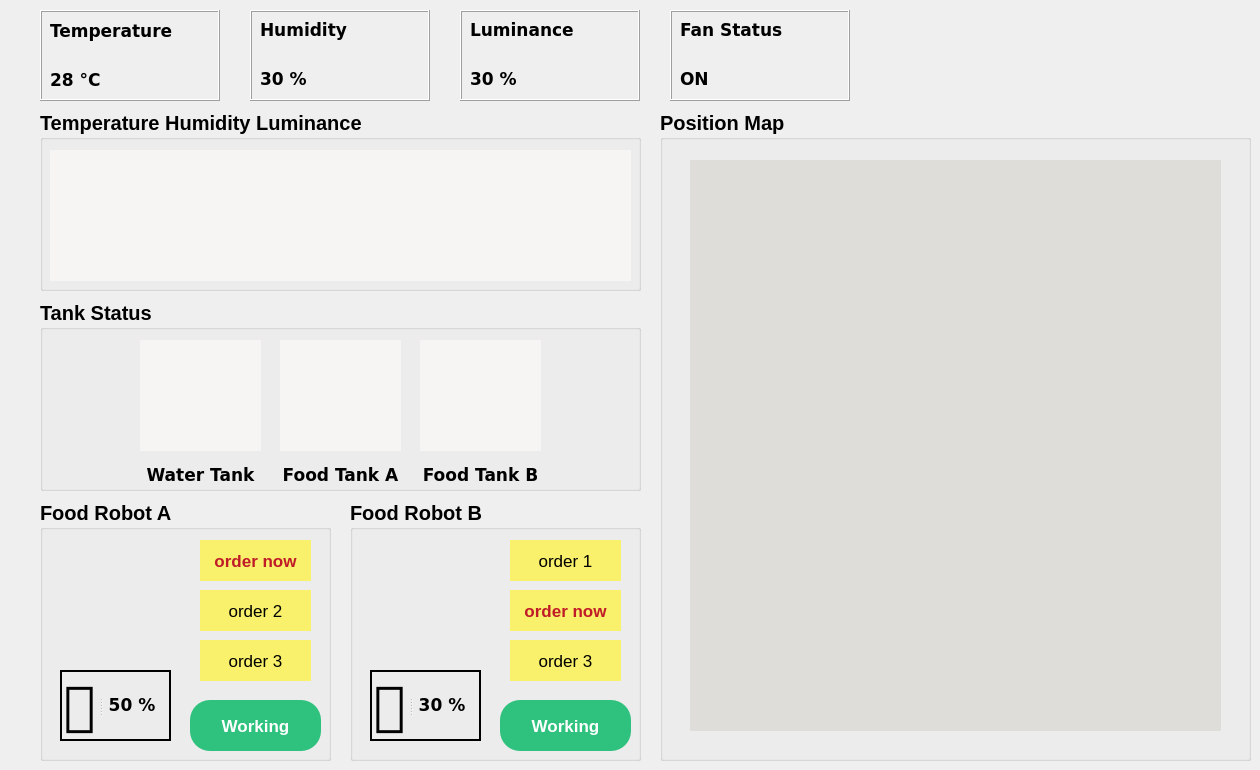
    <widget class="QWidget" name="monitor_facilities_page">
     <widget class="QFrame" name="frame_16">
      <property name="geometry">
       <rect>
        <x>40</x>
        <y>10</y>
        <width>180</width>
        <height>91</height>
       </rect>
      </property>
      <property name="frameShape">
       <enum>QFrame::Box</enum>
      </property>
      <property name="frameShadow">
       <enum>QFrame::Raised</enum>
      </property>
      <widget class="QWidget" name="verticalLayoutWidget_10">
       <property name="geometry">
        <rect>
         <x>10</x>
         <y>0</y>
         <width>160</width>
         <height>91</height>
        </rect>
       </property>
       <layout class="QVBoxLayout" name="verticalLayout_10">
        <item>
         <widget class="QLabel" name="temperature_label">
          <property name="font">
           <font>
            <family>DejaVu Sans</family>
            <pointsize>13</pointsize>
            <weight>75</weight>
            <bold>true</bold>
           </font>
          </property>
          <property name="text">
           <string>Temperature</string>
          </property>
         </widget>
        </item>
        <item>
         <widget class="QLabel" name="temperature_display_label">
          <property name="font">
           <font>
            <family>DejaVu Sans</family>
            <pointsize>13</pointsize>
            <weight>75</weight>
            <bold>true</bold>
           </font>
          </property>
          <property name="text">
           <string>28 °C</string>
          </property>
         </widget>
        </item>
       </layout>
      </widget>
     </widget>
     <widget class="QFrame" name="frame_17">
      <property name="geometry">
       <rect>
        <x>250</x>
        <y>10</y>
        <width>180</width>
        <height>91</height>
       </rect>
      </property>
      <property name="frameShape">
       <enum>QFrame::Box</enum>
      </property>
      <property name="frameShadow">
       <enum>QFrame::Raised</enum>
      </property>
      <widget class="QWidget" name="verticalLayoutWidget_11">
       <property name="geometry">
        <rect>
         <x>10</x>
         <y>-1</y>
         <width>161</width>
         <height>91</height>
        </rect>
       </property>
       <layout class="QVBoxLayout" name="verticalLayout_11">
        <item>
         <widget class="QLabel" name="humidity_label">
          <property name="font">
           <font>
            <family>DejaVu Sans</family>
            <pointsize>13</pointsize>
            <weight>75</weight>
            <bold>true</bold>
           </font>
          </property>
          <property name="text">
           <string>Humidity</string>
          </property>
         </widget>
        </item>
        <item>
         <widget class="QLabel" name="humidity_display_label">
          <property name="font">
           <font>
            <family>DejaVu Sans</family>
            <pointsize>13</pointsize>
            <weight>75</weight>
            <bold>true</bold>
           </font>
          </property>
          <property name="text">
           <string>30 %</string>
          </property>
         </widget>
        </item>
       </layout>
      </widget>
     </widget>
     <widget class="QFrame" name="frame_18">
      <property name="geometry">
       <rect>
        <x>460</x>
        <y>10</y>
        <width>180</width>
        <height>91</height>
       </rect>
      </property>
      <property name="frameShape">
       <enum>QFrame::Box</enum>
      </property>
      <property name="frameShadow">
       <enum>QFrame::Raised</enum>
      </property>
      <widget class="QWidget" name="verticalLayoutWidget_13">
       <property name="geometry">
        <rect>
         <x>10</x>
         <y>-1</y>
         <width>161</width>
         <height>91</height>
        </rect>
       </property>
       <layout class="QVBoxLayout" name="verticalLayout_13">
        <item>
         <widget class="QLabel" name="luminance_label">
          <property name="font">
           <font>
            <family>DejaVu Sans</family>
            <pointsize>13</pointsize>
            <weight>75</weight>
            <bold>true</bold>
           </font>
          </property>
          <property name="text">
           <string>Luminance</string>
          </property>
         </widget>
        </item>
        <item>
         <widget class="QLabel" name="luminance_display_label">
          <property name="font">
           <font>
            <family>DejaVu Sans</family>
            <pointsize>13</pointsize>
            <weight>75</weight>
            <bold>true</bold>
           </font>
          </property>
          <property name="styleSheet">
           <string notr="true"/>
          </property>
          <property name="text">
           <string>30 %</string>
          </property>
         </widget>
        </item>
       </layout>
      </widget>
     </widget>
     <widget class="QFrame" name="frame_19">
      <property name="geometry">
       <rect>
        <x>670</x>
        <y>10</y>
        <width>180</width>
        <height>91</height>
       </rect>
      </property>
      <property name="frameShape">
       <enum>QFrame::Box</enum>
      </property>
      <property name="frameShadow">
       <enum>QFrame::Raised</enum>
      </property>
      <widget class="QWidget" name="verticalLayoutWidget_12">
       <property name="geometry">
        <rect>
         <x>10</x>
         <y>-1</y>
         <width>161</width>
         <height>91</height>
        </rect>
       </property>
       <layout class="QVBoxLayout" name="verticalLayout_12">
        <item>
         <widget class="QLabel" name="fanstatus_label">
          <property name="font">
           <font>
            <family>DejaVu Sans</family>
            <pointsize>13</pointsize>
            <weight>75</weight>
            <bold>true</bold>
           </font>
          </property>
          <property name="text">
           <string>Fan Status</string>
          </property>
         </widget>
        </item>
        <item>
         <widget class="QLabel" name="fanstatus_display_label">
          <property name="font">
           <font>
            <family>DejaVu Sans</family>
            <pointsize>13</pointsize>
            <weight>75</weight>
            <bold>true</bold>
           </font>
          </property>
          <property name="styleSheet">
           <string notr="true"/>
          </property>
          <property name="text">
           <string>ON</string>
          </property>
         </widget>
        </item>
       </layout>
      </widget>
     </widget>
     <widget class="QGroupBox" name="groupBox_30">
      <property name="geometry">
       <rect>
        <x>40</x>
        <y>110</y>
        <width>601</width>
        <height>181</height>
       </rect>
      </property>
      <property name="font">
       <font>
        <pointsize>15</pointsize>
        <weight>75</weight>
        <bold>true</bold>
       </font>
      </property>
      <property name="title">
       <string>Temperature Humidity Luminance</string>
      </property>
      <widget class="QLabel" name="iot_display_label">
       <property name="geometry">
        <rect>
         <x>10</x>
         <y>40</y>
         <width>581</width>
         <height>131</height>
        </rect>
       </property>
       <property name="styleSheet">
        <string notr="true">background-color: rgb(246, 245, 244);</string>
       </property>
       <property name="text">
        <string/>
       </property>
       <property name="pixmap">
        <pixmap>../../../../../../Pictures/Screenshots/grap1.png</pixmap>
       </property>
      </widget>
     </widget>
     <widget class="QGroupBox" name="groupBox_31">
      <property name="geometry">
       <rect>
        <x>40</x>
        <y>300</y>
        <width>601</width>
        <height>191</height>
       </rect>
      </property>
      <property name="font">
       <font>
        <pointsize>15</pointsize>
        <weight>75</weight>
        <bold>true</bold>
       </font>
      </property>
      <property name="title">
       <string>Tank Status</string>
      </property>
      <widget class="QLabel" name="tankstatus_label_10">
       <property name="geometry">
        <rect>
         <x>380</x>
         <y>160</y>
         <width>121</width>
         <height>31</height>
        </rect>
       </property>
       <property name="font">
        <font>
         <family>DejaVu Sans</family>
         <pointsize>13</pointsize>
         <weight>75</weight>
         <bold>true</bold>
        </font>
       </property>
       <property name="text">
        <string>Food Tank B</string>
       </property>
       <property name="alignment">
        <set>Qt::AlignCenter</set>
       </property>
      </widget>
      <widget class="QLabel" name="food_tank_B_display_label">
       <property name="geometry">
        <rect>
         <x>380</x>
         <y>40</y>
         <width>121</width>
         <height>111</height>
        </rect>
       </property>
       <property name="styleSheet">
        <string notr="true">background-color: rgb(246, 245, 244);</string>
       </property>
       <property name="text">
        <string/>
       </property>
       <property name="pixmap">
        <pixmap>../../../../../../Pictures/Screenshots/grap1.png</pixmap>
       </property>
      </widget>
      <widget class="QLabel" name="food_tank_A_display_label">
       <property name="geometry">
        <rect>
         <x>240</x>
         <y>40</y>
         <width>121</width>
         <height>111</height>
        </rect>
       </property>
       <property name="styleSheet">
        <string notr="true">background-color: rgb(246, 245, 244);</string>
       </property>
       <property name="text">
        <string/>
       </property>
       <property name="pixmap">
        <pixmap>../../../../../../Pictures/Screenshots/grap1.png</pixmap>
       </property>
      </widget>
      <widget class="QLabel" name="tankstatus_label_9">
       <property name="geometry">
        <rect>
         <x>240</x>
         <y>160</y>
         <width>121</width>
         <height>31</height>
        </rect>
       </property>
       <property name="font">
        <font>
         <family>DejaVu Sans</family>
         <pointsize>13</pointsize>
         <weight>75</weight>
         <bold>true</bold>
        </font>
       </property>
       <property name="text">
        <string>Food Tank A</string>
       </property>
       <property name="alignment">
        <set>Qt::AlignCenter</set>
       </property>
      </widget>
      <widget class="QLabel" name="water_tank_display_label">
       <property name="geometry">
        <rect>
         <x>100</x>
         <y>40</y>
         <width>121</width>
         <height>111</height>
        </rect>
       </property>
       <property name="styleSheet">
        <string notr="true">background-color: rgb(246, 245, 244);</string>
       </property>
       <property name="text">
        <string/>
       </property>
       <property name="pixmap">
        <pixmap>../../../../../../Pictures/Screenshots/grap1.png</pixmap>
       </property>
      </widget>
      <widget class="QLabel" name="tankstatus_label_2">
       <property name="geometry">
        <rect>
         <x>100</x>
         <y>160</y>
         <width>121</width>
         <height>31</height>
        </rect>
       </property>
       <property name="font">
        <font>
         <family>DejaVu Sans</family>
         <pointsize>13</pointsize>
         <weight>75</weight>
         <bold>true</bold>
        </font>
       </property>
       <property name="text">
        <string>Water Tank</string>
       </property>
       <property name="alignment">
        <set>Qt::AlignCenter</set>
       </property>
      </widget>
     </widget>
     <widget class="QGroupBox" name="groupBox_32">
      <property name="geometry">
       <rect>
        <x>660</x>
        <y>110</y>
        <width>591</width>
        <height>651</height>
       </rect>
      </property>
      <property name="font">
       <font>
        <pointsize>15</pointsize>
        <weight>75</weight>
        <bold>true</bold>
       </font>
      </property>
      <property name="title">
       <string>Position Map</string>
      </property>
      <widget class="QLabel" name="position_map_label_2">
       <property name="geometry">
        <rect>
         <x>30</x>
         <y>50</y>
         <width>531</width>
         <height>571</height>
        </rect>
       </property>
       <property name="styleSheet">
        <string notr="true">background-color: rgb(222, 221, 218);</string>
       </property>
       <property name="text">
        <string/>
       </property>
       <property name="pixmap">
        <pixmap>../../../../../../Pictures/Screenshots/graph2.png</pixmap>
       </property>
      </widget>
     </widget>
     <widget class="QGroupBox" name="groupBox_33">
      <property name="geometry">
       <rect>
        <x>40</x>
        <y>500</y>
        <width>291</width>
        <height>261</height>
       </rect>
      </property>
      <property name="font">
       <font>
        <pointsize>15</pointsize>
        <weight>75</weight>
        <bold>true</bold>
       </font>
      </property>
      <property name="title">
       <string>Food Robot A</string>
      </property>
      <widget class="QLabel" name="A_order_1">
       <property name="geometry">
        <rect>
         <x>20</x>
         <y>40</y>
         <width>111</width>
         <height>111</height>
        </rect>
       </property>
       <property name="font">
        <font>
         <pointsize>80</pointsize>
         <weight>50</weight>
         <bold>false</bold>
        </font>
       </property>
       <property name="styleSheet">
        <string notr="true"/>
       </property>
       <property name="text">
        <string/>
       </property>
       <property name="pixmap">
        <pixmap>../../../../../../Pictures/Screenshots/grap1.png</pixmap>
       </property>
      </widget>
      <widget class="QFrame" name="frame_20">
       <property name="geometry">
        <rect>
         <x>20</x>
         <y>170</y>
         <width>111</width>
         <height>71</height>
        </rect>
       </property>
       <property name="styleSheet">
        <string notr="true"/>
       </property>
       <property name="frameShape">
        <enum>QFrame::Box</enum>
       </property>
       <property name="frameShadow">
        <enum>QFrame::Plain</enum>
       </property>
       <property name="lineWidth">
        <number>2</number>
       </property>
       <widget class="QSplitter" name="splitter_32">
        <property name="geometry">
         <rect>
          <x>0</x>
          <y>0</y>
          <width>101</width>
          <height>71</height>
         </rect>
        </property>
        <property name="orientation">
         <enum>Qt::Horizontal</enum>
        </property>
        <widget class="QLabel" name="tankstatus_label_3">
         <property name="font">
          <font>
           <family>DejaVu Sans</family>
           <pointsize>40</pointsize>
           <weight>75</weight>
           <bold>true</bold>
          </font>
         </property>
         <property name="text">
          <string>🔋</string>
         </property>
         <property name="alignment">
          <set>Qt::AlignCenter</set>
         </property>
        </widget>
        <widget class="QLabel" name="robot_A_battery_label">
         <property name="font">
          <font>
           <family>DejaVu Sans</family>
           <pointsize>13</pointsize>
           <weight>75</weight>
           <bold>true</bold>
          </font>
         </property>
         <property name="text">
          <string>50 %</string>
         </property>
         <property name="alignment">
          <set>Qt::AlignCenter</set>
         </property>
        </widget>
       </widget>
      </widget>
      <widget class="QLabel" name="robot_A_status">
       <property name="geometry">
        <rect>
         <x>150</x>
         <y>200</y>
         <width>131</width>
         <height>51</height>
        </rect>
       </property>
       <property name="font">
        <font>
         <pointsize>13</pointsize>
         <weight>75</weight>
         <bold>true</bold>
        </font>
       </property>
       <property name="styleSheet">
        <string notr="true">background-color: rgb(46, 194, 126);
color: rgb(255, 255, 255); 
border-radius: 20px;</string>
       </property>
       <property name="text">
        <string>Working</string>
       </property>
       <property name="alignment">
        <set>Qt::AlignCenter</set>
       </property>
      </widget>
      <widget class="QLabel" name="label_5">
       <property name="geometry">
        <rect>
         <x>160</x>
         <y>40</y>
         <width>111</width>
         <height>41</height>
        </rect>
       </property>
       <property name="font">
        <font>
         <pointsize>13</pointsize>
         <weight>75</weight>
         <bold>true</bold>
        </font>
       </property>
       <property name="styleSheet">
        <string notr="true">background-color: rgb(249, 240, 107);
color: rgb(192, 28, 40);</string>
       </property>
       <property name="text">
        <string>order now</string>
       </property>
       <property name="alignment">
        <set>Qt::AlignCenter</set>
       </property>
      </widget>
      <widget class="QLabel" name="A_order_2">
       <property name="geometry">
        <rect>
         <x>160</x>
         <y>90</y>
         <width>111</width>
         <height>41</height>
        </rect>
       </property>
       <property name="font">
        <font>
         <pointsize>13</pointsize>
         <weight>50</weight>
         <bold>false</bold>
        </font>
       </property>
       <property name="styleSheet">
        <string notr="true">background-color: rgb(249, 240, 107);</string>
       </property>
       <property name="text">
        <string>order 2</string>
       </property>
       <property name="alignment">
        <set>Qt::AlignCenter</set>
       </property>
      </widget>
      <widget class="QLabel" name="A_order_3">
       <property name="geometry">
        <rect>
         <x>160</x>
         <y>140</y>
         <width>111</width>
         <height>41</height>
        </rect>
       </property>
       <property name="font">
        <font>
         <pointsize>13</pointsize>
         <weight>50</weight>
         <bold>false</bold>
        </font>
       </property>
       <property name="styleSheet">
        <string notr="true">background-color: rgb(249, 240, 107);</string>
       </property>
       <property name="text">
        <string>order 3</string>
       </property>
       <property name="alignment">
        <set>Qt::AlignCenter</set>
       </property>
      </widget>
     </widget>
     <widget class="QGroupBox" name="groupBox_34">
      <property name="geometry">
       <rect>
        <x>350</x>
        <y>500</y>
        <width>291</width>
        <height>261</height>
       </rect>
      </property>
      <property name="font">
       <font>
        <pointsize>15</pointsize>
        <weight>75</weight>
        <bold>true</bold>
       </font>
      </property>
      <property name="title">
       <string>Food Robot B</string>
      </property>
      <widget class="QLabel" name="robotB">
       <property name="geometry">
        <rect>
         <x>20</x>
         <y>40</y>
         <width>111</width>
         <height>111</height>
        </rect>
       </property>
       <property name="font">
        <font>
         <pointsize>80</pointsize>
         <weight>50</weight>
         <bold>false</bold>
        </font>
       </property>
       <property name="styleSheet">
        <string notr="true"/>
       </property>
       <property name="text">
        <string/>
       </property>
       <property name="pixmap">
        <pixmap>../../../../../../Pictures/Screenshots/grap1.png</pixmap>
       </property>
      </widget>
      <widget class="QFrame" name="frame_21">
       <property name="geometry">
        <rect>
         <x>20</x>
         <y>170</y>
         <width>111</width>
         <height>71</height>
        </rect>
       </property>
       <property name="styleSheet">
        <string notr="true"/>
       </property>
       <property name="frameShape">
        <enum>QFrame::Box</enum>
       </property>
       <property name="frameShadow">
        <enum>QFrame::Plain</enum>
       </property>
       <property name="lineWidth">
        <number>2</number>
       </property>
       <widget class="QSplitter" name="splitter_33">
        <property name="geometry">
         <rect>
          <x>0</x>
          <y>0</y>
          <width>101</width>
          <height>71</height>
         </rect>
        </property>
        <property name="orientation">
         <enum>Qt::Horizontal</enum>
        </property>
        <widget class="QLabel" name="tankstatus_label_11">
         <property name="font">
          <font>
           <family>DejaVu Sans</family>
           <pointsize>40</pointsize>
           <weight>75</weight>
           <bold>true</bold>
          </font>
         </property>
         <property name="text">
          <string>🔋</string>
         </property>
         <property name="alignment">
          <set>Qt::AlignCenter</set>
         </property>
        </widget>
        <widget class="QLabel" name="robot_B_battery_label">
         <property name="font">
          <font>
           <family>DejaVu Sans</family>
           <pointsize>13</pointsize>
           <weight>75</weight>
           <bold>true</bold>
          </font>
         </property>
         <property name="text">
          <string>30 %</string>
         </property>
         <property name="alignment">
          <set>Qt::AlignCenter</set>
         </property>
        </widget>
       </widget>
      </widget>
      <widget class="QLabel" name="robot_B_status">
       <property name="geometry">
        <rect>
         <x>150</x>
         <y>200</y>
         <width>131</width>
         <height>51</height>
        </rect>
       </property>
       <property name="font">
        <font>
         <pointsize>13</pointsize>
         <weight>75</weight>
         <bold>true</bold>
        </font>
       </property>
       <property name="styleSheet">
        <string notr="true">background-color: rgb(46, 194, 126);
color: rgb(255, 255, 255); 
border-radius: 20px;</string>
       </property>
       <property name="text">
        <string>Working</string>
       </property>
       <property name="alignment">
        <set>Qt::AlignCenter</set>
       </property>
      </widget>
      <widget class="QLabel" name="B_order_1">
       <property name="geometry">
        <rect>
         <x>160</x>
         <y>40</y>
         <width>111</width>
         <height>41</height>
        </rect>
       </property>
       <property name="font">
        <font>
         <pointsize>13</pointsize>
         <weight>50</weight>
         <bold>false</bold>
        </font>
       </property>
       <property name="styleSheet">
        <string notr="true">background-color: rgb(249, 240, 107);</string>
       </property>
       <property name="text">
        <string>order 1</string>
       </property>
       <property name="alignment">
        <set>Qt::AlignCenter</set>
       </property>
      </widget>
      <widget class="QLabel" name="B_order_2">
       <property name="geometry">
        <rect>
         <x>160</x>
         <y>90</y>
         <width>111</width>
         <height>41</height>
        </rect>
       </property>
       <property name="font">
        <font>
         <pointsize>13</pointsize>
         <weight>75</weight>
         <bold>true</bold>
        </font>
       </property>
       <property name="styleSheet">
        <string notr="true">background-color: rgb(249, 240, 107);
color: rgb(192, 28, 40);</string>
       </property>
       <property name="text">
        <string>order now</string>
       </property>
       <property name="alignment">
        <set>Qt::AlignCenter</set>
       </property>
      </widget>
      <widget class="QLabel" name="B_order_3">
       <property name="geometry">
        <rect>
         <x>160</x>
         <y>140</y>
         <width>111</width>
         <height>41</height>
        </rect>
       </property>
       <property name="font">
        <font>
         <pointsize>13</pointsize>
         <weight>50</weight>
         <bold>false</bold>
        </font>
       </property>
       <property name="styleSheet">
        <string notr="true">background-color: rgb(249, 240, 107);</string>
       </property>
       <property name="text">
        <string>order 3</string>
       </property>
       <property name="alignment">
        <set>Qt::AlignCenter</set>
       </property>
      </widget>
     </widget>
    </widget>
